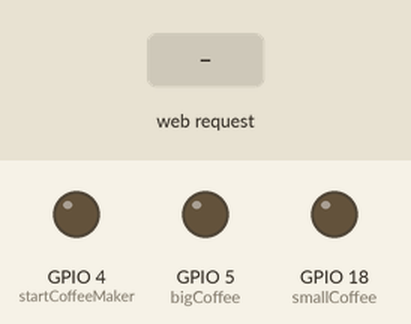
Simulated run of this program. Board: ESP32. Shown: output pins drawn as LEDs (lit = HIGH). The test bench sets the inputs (shaded band). WiFi joins after 1.5 s; servers stay silent unless stated; storage starts empty; what the program prints to the serial monitor is not drawn.

Above: at 2.7 s.
2.8 s: HTTP request GET /on received
At 3.3 s:
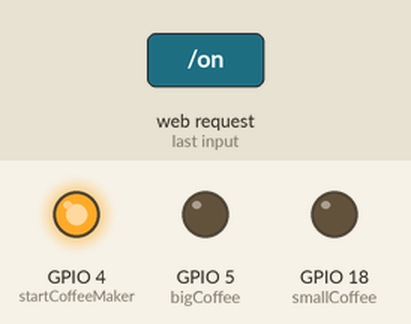
4.3 s: HTTP request GET /off received
At 5.6 s:
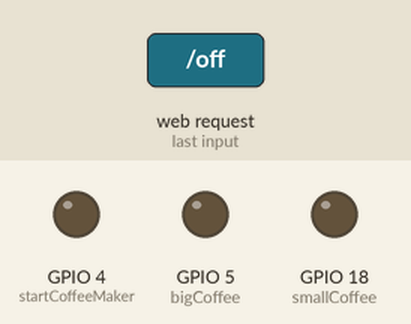
Timing chart, 0 to 7.3 s (numbered marks = the images above; inputs shaded):
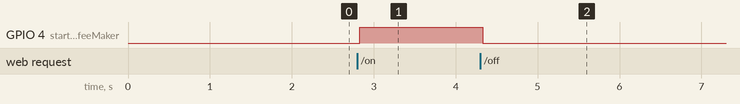

The program:

main.cpp
```cpp
#include <Arduino.h>
#include <ESPAsyncWebServer.h>
#include <SPIFFS.h>

const char* ssid = "WifiName";
const char* password = "yourPassword";

const int startCoffeeMaker = 4;
const int bigCoffee = 5;
const int smallCoffee = 18;
const int waterSensor = 34;

AsyncWebServer server(80);

void setup()
{
  Serial.begin(115200);
  Serial.println("\n");

  //--- INIT GPIO ---//
  pinMode(startCoffeeMaker, OUTPUT);
  digitalWrite(startCoffeeMaker, LOW);

  pinMode(bigCoffee, OUTPUT);
  digitalWrite(bigCoffee, LOW);

  pinMode(smallCoffee, OUTPUT);
  digitalWrite(smallCoffee, LOW);

  pinMode(waterSensor, INPUT);

  //--- SPIFFS ---//
  if(!SPIFFS.begin())
  {
    Serial.println("Erreur SPIFFS...");
    return;
  }

  File root = SPIFFS.open("/");
  File file = root.openNextFile();

  while(file)
  {
    Serial.print("File: ");
    Serial.println(file.name());
    file.close();
    file = root.openNextFile();
  }

  //--- WIFI ---//
  WiFi.begin(ssid, password);
	Serial.print("Tentative de connexion...");

	while(WiFi.status() != WL_CONNECTED)
	{
		Serial.print(".");
		delay(100);
	}

	Serial.println("\n");
	Serial.println("Connexion etablie!");
	Serial.print("Adresse IP: ");
	Serial.println(WiFi.localIP());

  //--- SERVER REQUEST ---//
  server.on("/", HTTP_GET, [](AsyncWebServerRequest *request)
  {
    request->send(SPIFFS, "/index.html", "text/html");
  });

  server.on("/w3.css", HTTP_GET, [](AsyncWebServerRequest *request)
  {
    request->send(SPIFFS, "/w3.css", "text/css");
  });

  server.on("/script.js", HTTP_GET, [](AsyncWebServerRequest *request)
  {
    request->send(SPIFFS, "/script.js", "text/javascript");
  });

  server.on("/readWaterLevel", HTTP_GET, [](AsyncWebServerRequest *request)
  {
    int val = analogRead(waterSensor);
    String levelValue = String(val);
    request->send(200, "text/plain", levelValue);
  });

  server.on("/on", HTTP_GET, [](AsyncWebServerRequest *request)
  {
    digitalWrite(startCoffeeMaker, HIGH);
    request->send(200);
  });

  server.on("/off", HTTP_GET, [](AsyncWebServerRequest *request)
  {
    digitalWrite(startCoffeeMaker, LOW);
    request->send(200);
  });

  server.on("/small", HTTP_GET, [](AsyncWebServerRequest *request)
  {
    digitalWrite(smallCoffee, HIGH);
    delay(1000);
    digitalWrite(smallCoffee, LOW);
    request->send(200);
  });

  server.on("/big", HTTP_GET, [](AsyncWebServerRequest *request)
  {
    digitalWrite(bigCoffee, HIGH);
    delay(1000);
    digitalWrite(bigCoffee, LOW);
    request->send(200);
  });

  server.begin();
  Serial.println("Serveur actif!");
}

void loop()
{

}
```

Measured:
- after the input at 2.8 s, GPIO 4 (startCoffeeMaker): LOW → HIGH at once
- after the input at 4.3 s, GPIO 4 (startCoffeeMaker): HIGH → LOW at once
